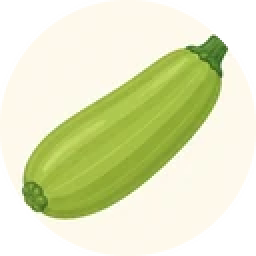
#> input picture foods/aehobak.webp, 128 x 128 px, given in place of sheet_a.png, which was not available (shown 2 times larger)
$ python make_foods.py
#> lines starting #> are read from the running program, lines starting #| are printed output that depends on the picture; after the words box and inside, x2 and y2 are one past the last pixel; in counts of white or black regions, pixels touching at a corner belong together
#!/usr/bin/env python3
"""한국 음식·과일 그림 아이콘 만들기

images CLI로 만든 4×4 그리드 시트 2장(.dev/foods/sheet_a.png, sheet_b.png)을
16칸씩 정확히 잘라 원형 알파가 있는 128×128 WebP로 foods/ 에 저장합니다.

    python3 make_foods.py

그리드 순서(행 우선)는 아래 SHEETS 목록 그대로예요. 시트를 새로 만들 때는
같은 순서로 프롬프트를 주고 SHEETS만 고치면 됩니다.
"""
import os

from PIL import Image, ImageDraw

BASE = os.path.dirname(os.path.abspath(__file__))
SRC = os.path.join(BASE, ".dev", "foods")
OUT = os.path.join(BASE, "foods")
SIZE = 128
INSET = 0.022  # 칸 경계의 얇은 베이지 선을 지우려고 살짝 안쪽으로 자릅니다

SHEETS = [
    ("sheet_a.png", [
        "chamoe", "jadu", "gam", "muhwagwa",
        "seongnyu", "salgu", "daechu", "maesil",
        "oi", "aehobak", "kongnamul", "sigeumchi",
        "dubu", "gim", "eomuk", "godeungeo",
    ]),
    ("sheet_b.png", [
        "kimchi-jjigae", "doenjang-jjigae", "miyeokguk", "sundaeguk",
        "gimbap", "tteokbokki", "tteokguk", "samgyeopsal",
        "bibimbap", "naengmyeon", "jjajangmyeon", "kalguksu",
        "buchimgae", "gyeranmari", "japchae", "galbijjim",
    ]),
]


def circle_mask(size, supersample=4):
#> called with size = 128, supersample = 4
    big = size * supersample
    mask = Image.new("L", (big, big), 0)
#> mask: PIL image 512x512 L; every value is 0
    ImageDraw.Draw(mask).ellipse((0, 0, big - 1, big - 1), fill=255)
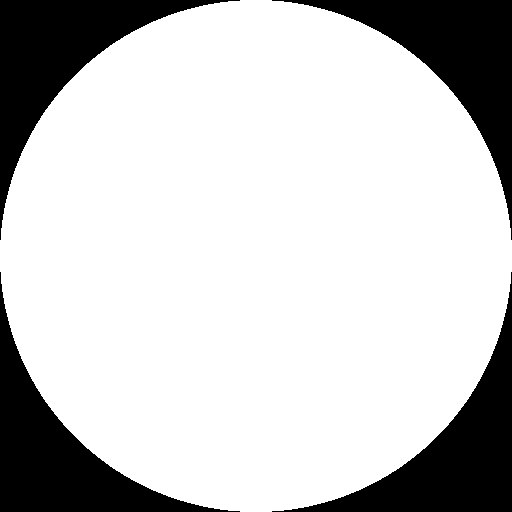
#> mask: PIL image 512x512 L; 78.5% white; 4 black regions, box (x1, y1, x2, y2) and area: (0, 0, 240, 240) 14089, (272, 0, 512, 240) 14089, (0, 272, 240, 512) 14089, (272, 272, 512, 512) 14089
    return mask.resize((size, size), Image.LANCZOS)


def main():
    os.makedirs(OUT, exist_ok=True)
    mask = circle_mask(SIZE)
    made = []
    for sheet, names in SHEETS:
        path = os.path.join(SRC, sheet)
        with Image.open(path) as im:
#> im is the input picture: PIL image 128x128 RGBA; mean R, G, B, A 223.8, 228.3, 185.2, 200.2
            rgb = im.convert("RGB")
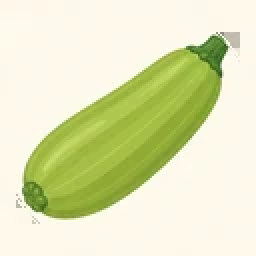
#> rgb: PIL image 128x128 RGB (shown 2 times larger); mean R, G, B 223.8, 228.3, 185.2
        w, h = rgb.size
#> w = 128; h = 128
        cw, ch = w / 4, h / 4
#> cw = 32; ch = 32
        ix, iy = cw * INSET, ch * INSET
#> ix = 0.704; iy = 0.704
        for idx, slug in enumerate(names):
            row, col = divmod(idx, 4)
            box = (
                round(col * cw + ix), round(row * ch + iy),
                round((col + 1) * cw - ix), round((row + 1) * ch - iy),
            )
            cell = rgb.crop(box)
            side = min(cell.size)
            left = (cell.width - side) // 2
            top = (cell.height - side) // 2
            cell = cell.crop((left, top, left + side, top + side)).resize((SIZE, SIZE), Image.LANCZOS)
            cell.putalpha(mask)
            out = os.path.join(OUT, f"{slug}.webp")
            cell.save(out, "WEBP", quality=90, method=6)
            made.append((slug, os.path.getsize(out)))
#> this loop made 16 passes
#> pass 1, in main, `cell = rgb.crop(box)`:
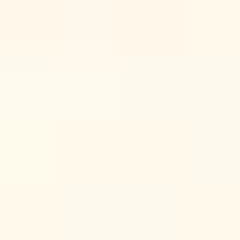
#> cell: PIL image 30x30 RGB (shown 8 times larger); mean R, G, B 254.2, 248.8, 236
#> after the loop:
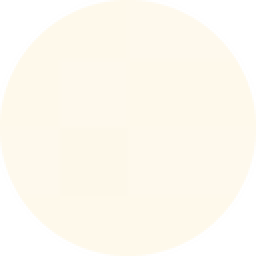
#> cell: PIL image 128x128 RGBA (shown 2 times larger); mean R, G, B, A 253.9, 248.9, 235.7, 200.2; transparent parts drawn white
#> after the loop, made = 16 items, first 6: ('chamoe', 1038), ('jadu', 1020), ('gam', 1330), ('muhwagwa', 1900), ('seongnyu', 1042), ('salgu', 1720)
#> pass 2 of the loop in main, `for sheet, names in SHEETS:`:
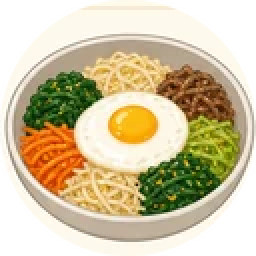
#> input picture foods/bibimbap.webp, 128 x 128 px, given in place of sheet_b.png, which was not available (shown 2 times larger)
#> in main, im is the input picture: PIL image 128x128 RGBA; mean R, G, B, A 207.7, 193.5, 157, 200.2
#> the loop in main, `for idx, slug in enumerate(names):` made 16 passes
#> pass 1, in main, `cell.save(out, "WEBP", quality=90, method=6)`:
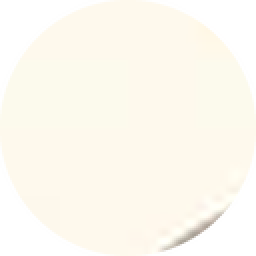
#> saved as kimchi-jjigae.webp: PIL image 128x128 RGBA (shown 2 times larger); mean R, G, B, A 251.1, 246.3, 233.7, 200.2; transparent parts drawn white
#> after the loop in main, `for idx, slug in enumerate(names):`:
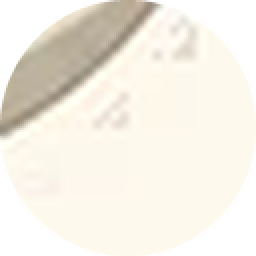
#> cell: PIL image 128x128 RGBA (shown 2 times larger); mean R, G, B, A 237.7, 232.3, 218.5, 200.2; transparent parts drawn white
#> after the loop in main, `for idx, slug in enumerate(names):`: made = 32 items, first 6: ('chamoe', 1038), ('jadu', 1020), ('gam', 1330), ('muhwagwa', 1900), ('seongnyu', 1042), ('salgu', 1720)
    total = sum(s for _, s in made)
#> total = 64288
    print(f"{len(made)}개 아이콘 · {SIZE}×{SIZE} · 합계 {total / 1024:.1f}KB")
#| 32개 아이콘 · 128×128 · 합계 62.8KB
    for slug, size in made:
        print(f"  foods/{slug}.webp  {size / 1024:.1f}KB")
#> this loop made 32 passes
#> (slug, size) on passes 1 to 12: ('chamoe', 1038), ('jadu', 1020), ('gam', 1330), ('muhwagwa', 1900), ('seongnyu', 1042), ('salgu', 1720), ('daechu', 1894), ('maesil', 1702), ('oi', 1826), ('aehobak', 1680), ('kongnamul', 1904), ('sigeumchi', 1070)
#|   foods/chamoe.webp  1.0KB
#|   foods/jadu.webp  1.0KB
#|   foods/gam.webp  1.3KB
#|   foods/muhwagwa.webp  1.9KB
#|   foods/seongnyu.webp  1.0KB
#|   foods/salgu.webp  1.7KB
#|   foods/daechu.webp  1.8KB
#|   foods/maesil.webp  1.7KB
#> (further printed lines are left out)


if __name__ == "__main__":
    main()
